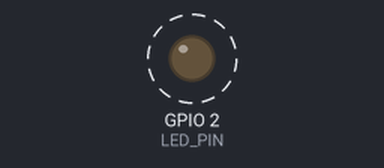
This program was run on a simulated ESP32. Parts: output pins drawn as LEDs (lit = HIGH). Dashed ring = blinking. What the program prints to the serial monitor is not drawn.

Above: at 0.5 s.
Timing chart, 0 to 4.6 s (numbered marks = the images above):
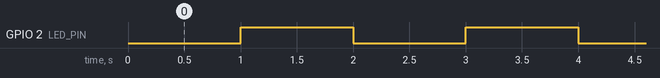

The program:

main.cpp
```cpp
/*
 * ESP32 LED Blinking Program
 *
 * This program controls an LED connected to GPIO 2 (built-in LED on most ESP32 Dev Modules)
 * The LED will blink with 1 second ON and 1 second OFF intervals.
 *
 * Hardware Setup:
 * - ESP32 Dev Module C Kit
 * - LED connected to GPIO 2 (or use built-in LED)
 * - If using external LED: connect LED cathode to GND through 220Ω resistor
 *
 * Pin Assignment:
 * GPIO 2 - This is the built-in LED pin on most ESP32 Dev Modules
 * Alternative pins: GPIO 5, GPIO 18, GPIO 19, GPIO 21, GPIO 22, GPIO 23
 */

#include <Arduino.h>

// Define LED pin - GPIO 2 is the built-in LED on most ESP32 boards
#define LED_PIN 2

// Blink interval in milliseconds
#define BLINK_INTERVAL 1000

// Variables for non-blocking timing
unsigned long previousMillis = 0;
bool ledState = LOW;

void setup() {
  // Initialize serial communication for debugging
  Serial.begin(115200);
  Serial.println("ESP32 LED Blinking Program Started");
  Serial.printf("LED connected to GPIO %d\n", LED_PIN);

  // Configure LED pin as output
  pinMode(LED_PIN, OUTPUT);

  // Start with LED off
  digitalWrite(LED_PIN, LOW);
}

void loop() {
  // Non-blocking LED blink using millis()
  unsigned long currentMillis = millis();

  if (currentMillis - previousMillis >= BLINK_INTERVAL) {
    // Save the last time LED was toggled
    previousMillis = currentMillis;

    // Toggle LED state
    ledState = !ledState;
    digitalWrite(LED_PIN, ledState);

    // Print LED state
    if (ledState == HIGH) {
      Serial.println("LED ON");
    } else {
      Serial.println("LED OFF");
    }
  }
}
```

Measured:
- by itself, GPIO 2 (LED_PIN): alternates HIGH for 1.0 s and LOW for 1.0 s
